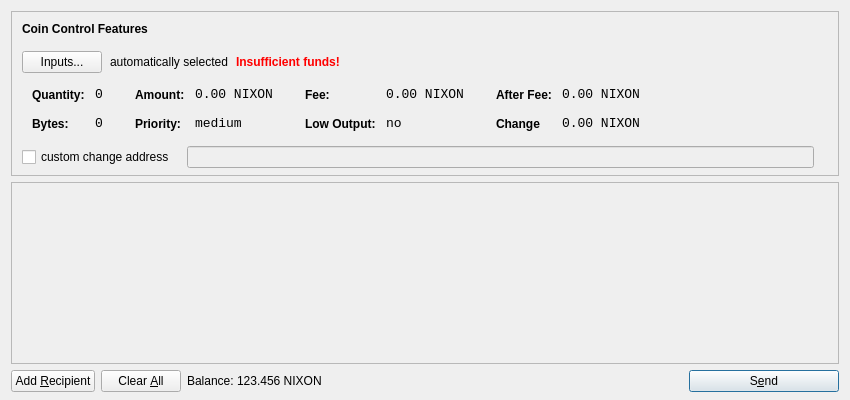
<?xml version="1.0" encoding="UTF-8"?>
<ui version="4.0">
 <class>SendCoinsDialog</class>
 <widget class="QDialog" name="SendCoinsDialog">
  <property name="geometry">
   <rect>
    <x>0</x>
    <y>0</y>
    <width>850</width>
    <height>400</height>
   </rect>
  </property>
  <property name="windowTitle">
   <string>Send Coins</string>
  </property>
  <layout class="QVBoxLayout" name="verticalLayout" stretch="0,1,0">
   <property name="bottomMargin">
    <number>8</number>
   </property>
   <item>
    <widget class="QFrame" name="frameCoinControl">
     <property name="sizePolicy">
      <sizepolicy hsizetype="Expanding" vsizetype="Expanding">
       <horstretch>0</horstretch>
       <verstretch>0</verstretch>
      </sizepolicy>
     </property>
     <property name="maximumSize">
      <size>
       <width>16777215</width>
       <height>16777215</height>
      </size>
     </property>
     <property name="frameShape">
      <enum>QFrame::StyledPanel</enum>
     </property>
     <property name="frameShadow">
      <enum>QFrame::Sunken</enum>
     </property>
     <layout class="QVBoxLayout" name="verticalLayoutCoinControl2">
      <property name="spacing">
       <number>-1</number>
      </property>
      <property name="leftMargin">
       <number>0</number>
      </property>
      <property name="topMargin">
       <number>0</number>
      </property>
      <property name="rightMargin">
       <number>0</number>
      </property>
      <property name="bottomMargin">
       <number>6</number>
      </property>
      <item>
       <layout class="QVBoxLayout" name="verticalLayoutCoinControl" stretch="0,0,0,0,1">
        <property name="spacing">
         <number>0</number>
        </property>
        <property name="leftMargin">
         <number>10</number>
        </property>
        <property name="topMargin">
         <number>10</number>
        </property>
        <item>
         <layout class="QHBoxLayout" name="horizontalLayoutCoinControl1">
          <property name="bottomMargin">
           <number>15</number>
          </property>
          <item>
           <widget class="QLabel" name="labelCoinControlFeatures">
            <property name="sizePolicy">
             <sizepolicy hsizetype="Preferred" vsizetype="Maximum">
              <horstretch>0</horstretch>
              <verstretch>0</verstretch>
             </sizepolicy>
            </property>
            <property name="font">
             <font>
              <weight>75</weight>
              <bold>true</bold>
             </font>
            </property>
            <property name="styleSheet">
             <string notr="true">font-weight:bold;</string>
            </property>
            <property name="text">
             <string>Coin Control Features</string>
            </property>
           </widget>
          </item>
         </layout>
        </item>
        <item>
         <layout class="QHBoxLayout" name="horizontalLayoutCoinControl2" stretch="0,0,0,0">
          <property name="spacing">
           <number>8</number>
          </property>
          <property name="bottomMargin">
           <number>10</number>
          </property>
          <item>
           <widget class="QPushButton" name="pushButtonCoinControl">
            <property name="styleSheet">
             <string notr="true"/>
            </property>
            <property name="text">
             <string>Inputs...</string>
            </property>
           </widget>
          </item>
          <item>
           <widget class="QLabel" name="labelCoinControlAutomaticallySelected">
            <property name="text">
             <string>automatically selected</string>
            </property>
            <property name="margin">
             <number>5</number>
            </property>
           </widget>
          </item>
          <item>
           <widget class="QLabel" name="labelCoinControlInsuffFunds">
            <property name="font">
             <font>
              <weight>75</weight>
              <bold>true</bold>
             </font>
            </property>
            <property name="styleSheet">
             <string notr="true">color:red;font-weight:bold;</string>
            </property>
            <property name="text">
             <string>Insufficient funds!</string>
            </property>
            <property name="margin">
             <number>5</number>
            </property>
           </widget>
          </item>
          <item>
           <spacer name="horizontalSpacerCoinControl">
            <property name="orientation">
             <enum>Qt::Horizontal</enum>
            </property>
            <property name="sizeHint" stdset="0">
             <size>
              <width>40</width>
              <height>1</height>
             </size>
            </property>
           </spacer>
          </item>
         </layout>
        </item>
        <item>
         <widget class="QWidget" name="widgetCoinControl" native="true">
          <property name="sizePolicy">
           <sizepolicy hsizetype="Preferred" vsizetype="Preferred">
            <horstretch>0</horstretch>
            <verstretch>0</verstretch>
           </sizepolicy>
          </property>
          <property name="minimumSize">
           <size>
            <width>0</width>
            <height>0</height>
           </size>
          </property>
          <property name="styleSheet">
           <string notr="true"/>
          </property>
          <layout class="QHBoxLayout" name="horizontalLayoutCoinControl5">
           <property name="margin">
            <number>0</number>
           </property>
           <item>
            <layout class="QHBoxLayout" name="horizontalLayoutCoinControl3" stretch="0,0,0,1">
             <property name="spacing">
              <number>20</number>
             </property>
             <property name="topMargin">
              <number>0</number>
             </property>
             <property name="bottomMargin">
              <number>10</number>
             </property>
             <item>
              <layout class="QFormLayout" name="formLayoutCoinControl1">
               <property name="horizontalSpacing">
                <number>10</number>
               </property>
               <property name="verticalSpacing">
                <number>14</number>
               </property>
               <property name="leftMargin">
                <number>10</number>
               </property>
               <property name="topMargin">
                <number>4</number>
               </property>
               <property name="rightMargin">
                <number>6</number>
               </property>
               <item row="0" column="0">
                <widget class="QLabel" name="labelCoinControlQuantityText">
                 <property name="styleSheet">
                  <string notr="true">font-weight:bold;</string>
                 </property>
                 <property name="text">
                  <string>Quantity:</string>
                 </property>
                 <property name="margin">
                  <number>0</number>
                 </property>
                </widget>
               </item>
               <item row="0" column="1">
                <widget class="QLabel" name="labelCoinControlQuantity">
                 <property name="font">
                  <font>
                   <family>Monospace</family>
                   <pointsize>10</pointsize>
                  </font>
                 </property>
                 <property name="cursor">
                  <cursorShape>IBeamCursor</cursorShape>
                 </property>
                 <property name="contextMenuPolicy">
                  <enum>Qt::ActionsContextMenu</enum>
                 </property>
                 <property name="text">
                  <string>0</string>
                 </property>
                 <property name="margin">
                  <number>0</number>
                 </property>
                 <property name="textInteractionFlags">
                  <set>Qt::LinksAccessibleByMouse|Qt::TextSelectableByKeyboard|Qt::TextSelectableByMouse</set>
                 </property>
                </widget>
               </item>
               <item row="1" column="0">
                <widget class="QLabel" name="labelCoinControlBytesText">
                 <property name="styleSheet">
                  <string notr="true">font-weight:bold;</string>
                 </property>
                 <property name="text">
                  <string>Bytes:</string>
                 </property>
                </widget>
               </item>
               <item row="1" column="1">
                <widget class="QLabel" name="labelCoinControlBytes">
                 <property name="font">
                  <font>
                   <family>Monospace</family>
                   <pointsize>10</pointsize>
                  </font>
                 </property>
                 <property name="cursor">
                  <cursorShape>IBeamCursor</cursorShape>
                 </property>
                 <property name="contextMenuPolicy">
                  <enum>Qt::ActionsContextMenu</enum>
                 </property>
                 <property name="text">
                  <string>0</string>
                 </property>
                 <property name="textInteractionFlags">
                  <set>Qt::LinksAccessibleByMouse|Qt::TextSelectableByKeyboard|Qt::TextSelectableByMouse</set>
                 </property>
                </widget>
               </item>
              </layout>
             </item>
             <item>
              <layout class="QFormLayout" name="formLayoutCoinControl2">
               <property name="horizontalSpacing">
                <number>10</number>
               </property>
               <property name="verticalSpacing">
                <number>14</number>
               </property>
               <property name="leftMargin">
                <number>6</number>
               </property>
               <property name="topMargin">
                <number>4</number>
               </property>
               <property name="rightMargin">
                <number>6</number>
               </property>
               <item row="0" column="0">
                <widget class="QLabel" name="labelCoinControlAmountText">
                 <property name="styleSheet">
                  <string notr="true">font-weight:bold;</string>
                 </property>
                 <property name="text">
                  <string>Amount:</string>
                 </property>
                 <property name="margin">
                  <number>0</number>
                 </property>
                </widget>
               </item>
               <item row="0" column="1">
                <widget class="QLabel" name="labelCoinControlAmount">
                 <property name="font">
                  <font>
                   <family>Monospace</family>
                   <pointsize>10</pointsize>
                  </font>
                 </property>
                 <property name="cursor">
                  <cursorShape>IBeamCursor</cursorShape>
                 </property>
                 <property name="contextMenuPolicy">
                  <enum>Qt::ActionsContextMenu</enum>
                 </property>
                 <property name="text">
                  <string>0.00 NIXON</string>
                 </property>
                 <property name="textInteractionFlags">
                  <set>Qt::LinksAccessibleByMouse|Qt::TextSelectableByKeyboard|Qt::TextSelectableByMouse</set>
                 </property>
                </widget>
               </item>
               <item row="1" column="0">
                <widget class="QLabel" name="labelCoinControlPriorityText">
                 <property name="styleSheet">
                  <string notr="true">font-weight:bold;</string>
                 </property>
                 <property name="text">
                  <string>Priority:</string>
                 </property>
                </widget>
               </item>
               <item row="1" column="1">
                <widget class="QLabel" name="labelCoinControlPriority">
                 <property name="font">
                  <font>
                   <family>Monospace</family>
                   <pointsize>10</pointsize>
                  </font>
                 </property>
                 <property name="cursor">
                  <cursorShape>IBeamCursor</cursorShape>
                 </property>
                 <property name="contextMenuPolicy">
                  <enum>Qt::ActionsContextMenu</enum>
                 </property>
                 <property name="text">
                  <string>medium</string>
                 </property>
                 <property name="textInteractionFlags">
                  <set>Qt::LinksAccessibleByMouse|Qt::TextSelectableByKeyboard|Qt::TextSelectableByMouse</set>
                 </property>
                </widget>
               </item>
              </layout>
             </item>
             <item>
              <layout class="QFormLayout" name="formLayoutCoinControl3">
               <property name="horizontalSpacing">
                <number>10</number>
               </property>
               <property name="verticalSpacing">
                <number>14</number>
               </property>
               <property name="leftMargin">
                <number>6</number>
               </property>
               <property name="topMargin">
                <number>4</number>
               </property>
               <property name="rightMargin">
                <number>6</number>
               </property>
               <item row="0" column="0">
                <widget class="QLabel" name="labelCoinControlFeeText">
                 <property name="styleSheet">
                  <string notr="true">font-weight:bold;</string>
                 </property>
                 <property name="text">
                  <string>Fee:</string>
                 </property>
                 <property name="margin">
                  <number>0</number>
                 </property>
                </widget>
               </item>
               <item row="0" column="1">
                <widget class="QLabel" name="labelCoinControlFee">
                 <property name="font">
                  <font>
                   <family>Monospace</family>
                   <pointsize>10</pointsize>
                  </font>
                 </property>
                 <property name="cursor">
                  <cursorShape>IBeamCursor</cursorShape>
                 </property>
                 <property name="contextMenuPolicy">
                  <enum>Qt::ActionsContextMenu</enum>
                 </property>
                 <property name="text">
                  <string>0.00 NIXON</string>
                 </property>
                 <property name="textInteractionFlags">
                  <set>Qt::LinksAccessibleByMouse|Qt::TextSelectableByKeyboard|Qt::TextSelectableByMouse</set>
                 </property>
                </widget>
               </item>
               <item row="1" column="0">
                <widget class="QLabel" name="labelCoinControlLowOutputText">
                 <property name="styleSheet">
                  <string notr="true">font-weight:bold;</string>
                 </property>
                 <property name="text">
                  <string>Low Output:</string>
                 </property>
                </widget>
               </item>
               <item row="1" column="1">
                <widget class="QLabel" name="labelCoinControlLowOutput">
                 <property name="font">
                  <font>
                   <family>Monospace</family>
                   <pointsize>10</pointsize>
                  </font>
                 </property>
                 <property name="cursor">
                  <cursorShape>IBeamCursor</cursorShape>
                 </property>
                 <property name="contextMenuPolicy">
                  <enum>Qt::ActionsContextMenu</enum>
                 </property>
                 <property name="text">
                  <string>no</string>
                 </property>
                 <property name="textInteractionFlags">
                  <set>Qt::LinksAccessibleByMouse|Qt::TextSelectableByKeyboard|Qt::TextSelectableByMouse</set>
                 </property>
                </widget>
               </item>
              </layout>
             </item>
             <item>
              <layout class="QFormLayout" name="formLayoutCoinControl4">
               <property name="horizontalSpacing">
                <number>10</number>
               </property>
               <property name="verticalSpacing">
                <number>14</number>
               </property>
               <property name="leftMargin">
                <number>6</number>
               </property>
               <property name="topMargin">
                <number>4</number>
               </property>
               <property name="rightMargin">
                <number>6</number>
               </property>
               <item row="0" column="0">
                <widget class="QLabel" name="labelCoinControlAfterFeeText">
                 <property name="styleSheet">
                  <string notr="true">font-weight:bold;</string>
                 </property>
                 <property name="text">
                  <string>After Fee:</string>
                 </property>
                 <property name="margin">
                  <number>0</number>
                 </property>
                </widget>
               </item>
               <item row="0" column="1">
                <widget class="QLabel" name="labelCoinControlAfterFee">
                 <property name="font">
                  <font>
                   <family>Monospace</family>
                   <pointsize>10</pointsize>
                  </font>
                 </property>
                 <property name="cursor">
                  <cursorShape>IBeamCursor</cursorShape>
                 </property>
                 <property name="contextMenuPolicy">
                  <enum>Qt::ActionsContextMenu</enum>
                 </property>
                 <property name="text">
                  <string>0.00 NIXON</string>
                 </property>
                 <property name="textInteractionFlags">
                  <set>Qt::LinksAccessibleByMouse|Qt::TextSelectableByKeyboard|Qt::TextSelectableByMouse</set>
                 </property>
                </widget>
               </item>
               <item row="1" column="0">
                <widget class="QLabel" name="labelCoinControlChangeText">
                 <property name="styleSheet">
                  <string notr="true">font-weight:bold;</string>
                 </property>
                 <property name="text">
                  <string>Change</string>
                 </property>
                </widget>
               </item>
               <item row="1" column="1">
                <widget class="QLabel" name="labelCoinControlChange">
                 <property name="font">
                  <font>
                   <family>Monospace</family>
                   <pointsize>10</pointsize>
                  </font>
                 </property>
                 <property name="cursor">
                  <cursorShape>IBeamCursor</cursorShape>
                 </property>
                 <property name="contextMenuPolicy">
                  <enum>Qt::ActionsContextMenu</enum>
                 </property>
                 <property name="text">
                  <string>0.00 NIXON</string>
                 </property>
                 <property name="textInteractionFlags">
                  <set>Qt::LinksAccessibleByMouse|Qt::TextSelectableByKeyboard|Qt::TextSelectableByMouse</set>
                 </property>
                </widget>
               </item>
              </layout>
             </item>
            </layout>
           </item>
          </layout>
         </widget>
        </item>
        <item>
         <layout class="QHBoxLayout" name="horizontalLayoutCoinControl4" stretch="0,0,0">
          <property name="spacing">
           <number>12</number>
          </property>
          <property name="sizeConstraint">
           <enum>QLayout::SetDefaultConstraint</enum>
          </property>
          <property name="topMargin">
           <number>5</number>
          </property>
          <property name="rightMargin">
           <number>5</number>
          </property>
          <item>
           <widget class="QCheckBox" name="checkBoxCoinControlChange">
            <property name="text">
             <string>custom change address</string>
            </property>
           </widget>
          </item>
          <item>
           <widget class="QLineEdit" name="lineEditCoinControlChange">
            <property name="enabled">
             <bool>false</bool>
            </property>
            <property name="sizePolicy">
             <sizepolicy hsizetype="Expanding" vsizetype="Fixed">
              <horstretch>0</horstretch>
              <verstretch>0</verstretch>
             </sizepolicy>
            </property>
           </widget>
          </item>
          <item>
           <widget class="QLabel" name="labelCoinControlChangeLabel">
            <property name="sizePolicy">
             <sizepolicy hsizetype="Preferred" vsizetype="Expanding">
              <horstretch>0</horstretch>
              <verstretch>0</verstretch>
             </sizepolicy>
            </property>
            <property name="minimumSize">
             <size>
              <width>0</width>
              <height>0</height>
             </size>
            </property>
            <property name="text">
             <string/>
            </property>
            <property name="margin">
             <number>3</number>
            </property>
           </widget>
          </item>
         </layout>
        </item>
        <item>
         <spacer name="verticalSpacerCoinControl">
          <property name="orientation">
           <enum>Qt::Vertical</enum>
          </property>
          <property name="sizeHint" stdset="0">
           <size>
            <width>800</width>
            <height>1</height>
           </size>
          </property>
         </spacer>
        </item>
       </layout>
      </item>
     </layout>
    </widget>
   </item>
   <item>
    <widget class="QScrollArea" name="scrollArea">
     <property name="widgetResizable">
      <bool>true</bool>
     </property>
     <widget class="QWidget" name="scrollAreaWidgetContents">
      <property name="geometry">
       <rect>
        <x>0</x>
        <y>0</y>
        <width>830</width>
        <height>165</height>
       </rect>
      </property>
      <layout class="QVBoxLayout" name="verticalLayout_2">
       <property name="margin">
        <number>0</number>
       </property>
       <item>
        <layout class="QVBoxLayout" name="entries">
         <property name="spacing">
          <number>6</number>
         </property>
        </layout>
       </item>
       <item>
        <spacer name="verticalSpacer">
         <property name="orientation">
          <enum>Qt::Vertical</enum>
         </property>
         <property name="sizeHint" stdset="0">
          <size>
           <width>20</width>
           <height>40</height>
          </size>
         </property>
        </spacer>
       </item>
      </layout>
     </widget>
    </widget>
   </item>
   <item>
    <layout class="QHBoxLayout" name="horizontalLayout">
     <item>
      <widget class="QPushButton" name="addButton">
       <property name="toolTip">
        <string>Send to multiple recipients at once</string>
       </property>
       <property name="text">
        <string>Add &amp;Recipient</string>
       </property>
       <property name="icon">
        <iconset resource="../bitcoin.qrc">
         <normaloff>:/icons/add</normaloff>:/icons/add</iconset>
       </property>
       <property name="autoDefault">
        <bool>false</bool>
       </property>
      </widget>
     </item>
     <item>
      <widget class="QPushButton" name="clearButton">
       <property name="sizePolicy">
        <sizepolicy hsizetype="Minimum" vsizetype="Fixed">
         <horstretch>0</horstretch>
         <verstretch>0</verstretch>
        </sizepolicy>
       </property>
       <property name="toolTip">
        <string>Remove all transaction fields</string>
       </property>
       <property name="text">
        <string>Clear &amp;All</string>
       </property>
       <property name="icon">
        <iconset resource="../bitcoin.qrc">
         <normaloff>:/icons/remove</normaloff>:/icons/remove</iconset>
       </property>
       <property name="autoRepeatDelay">
        <number>300</number>
       </property>
       <property name="autoDefault">
        <bool>false</bool>
       </property>
      </widget>
     </item>
     <item>
      <layout class="QHBoxLayout" name="horizontalLayout_2">
       <property name="spacing">
        <number>3</number>
       </property>
       <item>
        <widget class="QLabel" name="label">
         <property name="sizePolicy">
          <sizepolicy hsizetype="Preferred" vsizetype="Fixed">
           <horstretch>0</horstretch>
           <verstretch>0</verstretch>
          </sizepolicy>
         </property>
         <property name="text">
          <string>Balance:</string>
         </property>
        </widget>
       </item>
       <item>
        <widget class="QLabel" name="labelBalance">
         <property name="sizePolicy">
          <sizepolicy hsizetype="Preferred" vsizetype="Fixed">
           <horstretch>0</horstretch>
           <verstretch>0</verstretch>
          </sizepolicy>
         </property>
         <property name="cursor">
          <cursorShape>IBeamCursor</cursorShape>
         </property>
         <property name="text">
          <string>123.456 NIXON</string>
         </property>
         <property name="textInteractionFlags">
          <set>Qt::LinksAccessibleByMouse|Qt::TextSelectableByKeyboard|Qt::TextSelectableByMouse</set>
         </property>
        </widget>
       </item>
      </layout>
     </item>
     <item>
      <spacer name="horizontalSpacer">
       <property name="orientation">
        <enum>Qt::Horizontal</enum>
       </property>
       <property name="sizeHint" stdset="0">
        <size>
         <width>40</width>
         <height>20</height>
        </size>
       </property>
      </spacer>
     </item>
     <item>
      <widget class="QPushButton" name="sendButton">
       <property name="minimumSize">
        <size>
         <width>150</width>
         <height>0</height>
        </size>
       </property>
       <property name="toolTip">
        <string>Confirm the send action</string>
       </property>
       <property name="text">
        <string>S&amp;end</string>
       </property>
       <property name="icon">
        <iconset resource="../bitcoin.qrc">
         <normaloff>:/icons/send</normaloff>:/icons/send</iconset>
       </property>
       <property name="default">
        <bool>true</bool>
       </property>
      </widget>
     </item>
    </layout>
   </item>
  </layout>
 </widget>
 <resources>
  <include location="../bitcoin.qrc"/>
 </resources>
 <connections/>
</ui>
